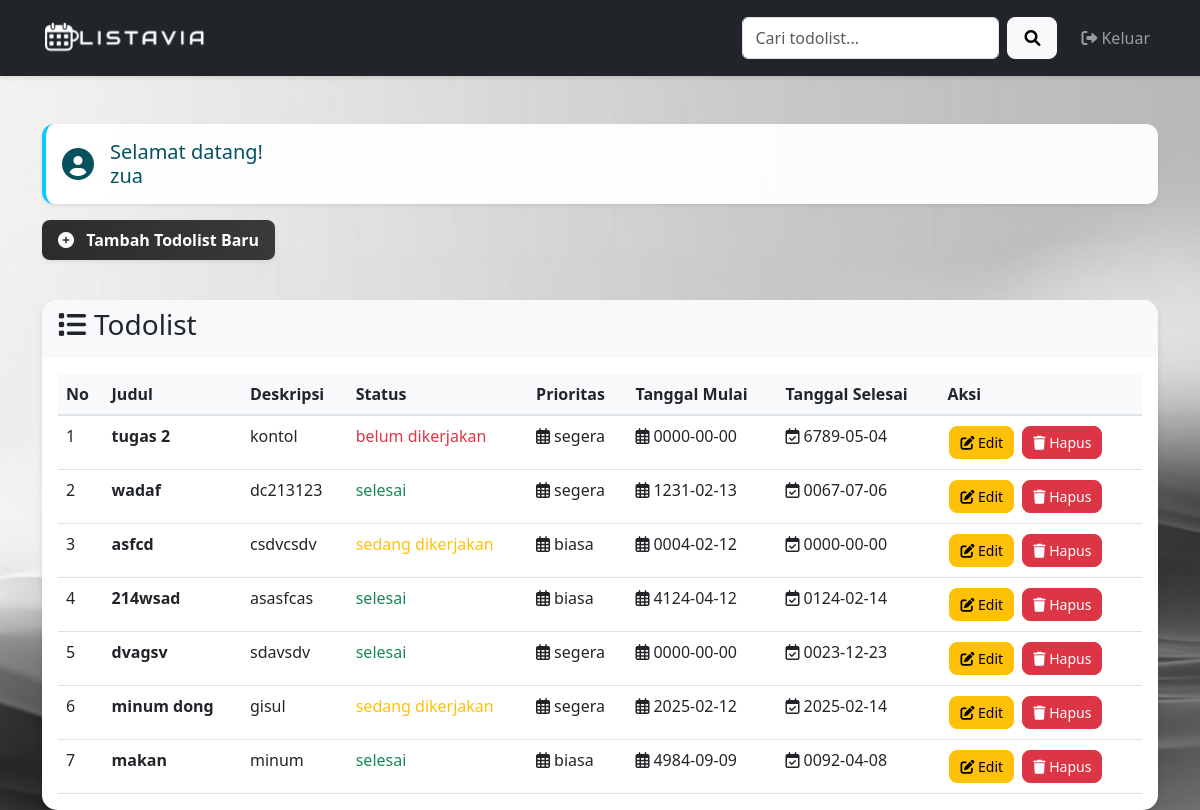
/index.php (signed in), run on the app's committed database.
### tables this page shows
CREATE TABLE `tasks` (
  `id` int(11) NOT NULL,
  `user_id` int(11) DEFAULT NULL,
  `judul` varchar(255) NOT NULL,
  `deskripsi` text DEFAULT NULL,
  `tanggal_mulai` date NOT NULL,
  `tanggal_selesai` date NOT NULL,
  `status` enum('selesai','sedang dikerjakan','belum dikerjakan') NOT NULL DEFAULT 'belum dikerjakan',
  `prioritas` enum('segera','biasa') NOT NULL DEFAULT 'biasa'
);

### index.php (the view, shortened to what this page needs)
<?php
include 'config.php';
?>
<!DOCTYPE html>
<html lang="id">
<head>
    <link href="https://cdn.jsdelivr.net/npm/bootstrap@5.3.0/dist/css/bootstrap.min.css" rel="stylesheet">
    <link rel="stylesheet" href="https://cdnjs.cloudflare.com/ajax/libs/font-awesome/6.0.0/css/all.min.css">
</head>
<body>
    <nav class="navbar navbar-expand-lg navbar-dark bg-dark">
        <div class="container">
            <a class="navbar-brand" href="#">
                <img src="images/logo1.png" alt="TODOLIST APP" height="50">
            </a>
            <div class="collapse navbar-collapse" id="navbarNav">
                <form class="d-flex me-3" method="GET" action="">
                    <input class="form-control me-2" type="search" name="search" placeholder="Cari todolist..." aria-label="Search" value="<?= isset($_GET['search']) ? htmlspecialchars($_GET['search']) : '' ?>">
                    <button class="btn btn-light" type="submit"><i class="fas fa-search"></i></button>
                </form>
                <ul class="navbar-nav">
                    <li class="nav-item">
                        <a class="nav-link" href="logout.php"><i class="fas fa-sign-out-alt me-1"></i>Keluar</a>
                    </li>
                </ul>
            </div>
        </div>
    </nav>
    <div class="container mt-5">
        <div class="alert alert-info shadow-sm border-start border-info border-4">
            <div class="d-flex align-items-center">
                <i class="fas fa-user-circle fa-2x me-3"></i>
                <div>
                    <h5 class="mb-0">Selamat datang!</h5>
                    <h5 class="mb-0"><?= $_SESSION['username'] ?></h5>
                </div>
            </div>
        </div>
        <a href="tambah.php" class="btn btn-dark mb-3 shadow-sm hover-lift">
            <i class="fas fa-plus-circle me-2"></i>
            <span class="fw-semibold">Tambah Todolist Baru</span>
        </a>
        <div class="mt-4">
            <div class="card">
                <div class="card-header">
                    <h3><i class="fas fa-list me-2"></i>Todolist</h3>
                </div>
                <div class="card-body">
                    <div class="table-responsive">
                        <table class="table table-hover">
                            <thead>
                                <tr>
                                    <th>No</th>
                                    <th>Judul</th>
                                    <th>Deskripsi</th>
                                    <th>Status</th>
                                    <th>Prioritas</th>
                                    <th>Tanggal Mulai</th>
                                    <th>Tanggal Selesai</th>
                                    <th>Aksi</th>
                                </tr>
                            </thead>
                            <tbody>
                            <?php
                            $user_id = $_SESSION['user_id'];
                            $query = "SELECT * FROM tasks WHERE user_id = $user_id";
                            $query .= " ORDER BY id DESC";
                            $result = mysqli_query($koneksi, $query);
                            $no = 1;
                            while ($row = mysqli_fetch_assoc($result)) {
                                $status_class = '';
                                switch($row['status']) {
                                    case 'selesai':
                                        $status_class = 'text-success';
                                        break;
                                    case 'sedang dikerjakan':
                                        $status_class = 'text-warning';
                                        break;
                                    default:
                                        $status_class = 'text-danger';
                                }
                            ?>
                                <tr>
                                    <td><?= $no++ ?></td>
                                    <td><strong><?= $row['judul'] ?></strong></td>
                                    <td><?= $row['deskripsi'] ?></td>
                                    <td><span class="<?= $status_class ?>"><?= $row['status'] ?></span></td>
                                    <td><i class="far fa-calendar-alt me-1"></i><?= $row['prioritas'] ?></td>
                                    <td><i class="far fa-calendar-alt me-1"></i><?= $row['tanggal_mulai'] ?></td>
                                    <td><i class="far fa-calendar-check me-1"></i><?= $row['tanggal_selesai'] ?></td>
                                    <td>
                                        <a href="edit.php?id=<?= $row['id'] ?>" class="btn btn-warning btn-sm">
                                            <i class="fas fa-edit"></i> Edit
                                        </a>
                                        <a href="hapus.php?id=<?= $row['id'] ?>" class="btn btn-danger btn-sm" onclick="return confirm('Yakin ingin menghapus?')">
                                            <i class="fas fa-trash"></i> Hapus
                                        </a>
                                    </td>
                                </tr>
                            <?php } ?>
                            </tbody>
                        </table>
                    </div>
                </div>
            </div>
        </div>
    </div>
</body>
</html>

### index.php (style rules this page uses)
body { background-image: url('images/bg2.jpg'); background-size: cover; background-position: center; background-repeat: no-repeat; background-attachment: fixed; }
.navbar { box-shadow: 0 2px 4px rgba(0,0,0,.1); }
.card { border: none; border-radius: 15px; box-shadow: 0 4px 6px rgba(0,0,0,.1); }
.card-header { background-color: #f8f9fa; border-bottom: none; border-radius: 15px 15px 0 0 !important; }
.table { margin-bottom: 0; }
.btn { border-radius: 8px; padding: 8px 16px; }
.alert { border-radius: 12px; border: none; box-shadow: 0 2px 4px rgba(0,0,0,.05); }
.table thead th { background-color: #f8f9fa; border-bottom: 2px solid #dee2e6; }
.btn-sm { padding: 5px 10px; margin: 2px; }
.hover-lift { transition: transform 0.2s ease, box-shadow 0.2s ease; }
.alert { background-color: rgba(255, 255, 255, 0.95); }
.btn-dark { background: linear-gradient(45deg, #2b2b2b, #3a3a3a); border: none; }

### data on the page
tasks: judul "tugas 2", deskripsi "kontol", status "belum dikerjakan", prioritas "segera", tanggal_mulai "0000-00-00", tanggal_selesai "6789-05-04"
tasks: judul "wadaf", deskripsi "dc213123", status "selesai", prioritas "segera", tanggal_mulai "1231-02-13", tanggal_selesai "0067-07-06"
tasks: judul "asfcd", deskripsi "csdvcsdv", status "sedang dikerjakan", prioritas "biasa", tanggal_mulai "0004-02-12", tanggal_selesai "0000-00-00"
tasks: judul "214wsad", deskripsi "asasfcas", status "selesai", prioritas "biasa", tanggal_mulai "4124-04-12", tanggal_selesai "0124-02-14"
tasks: judul "dvagsv", deskripsi "sdavsdv", status "selesai", prioritas "segera", tanggal_mulai "0000-00-00", tanggal_selesai "0023-12-23"
tasks: judul "minum dong", deskripsi "gisul", status "sedang dikerjakan", prioritas "segera", tanggal_mulai "2025-02-12", tanggal_selesai "2025-02-14"
tasks: judul "makan", deskripsi "minum", status "selesai", prioritas "biasa", tanggal_mulai "4984-09-09", tanggal_selesai "0092-04-08"

### other printed values
$_SESSION['username'] "zua"
